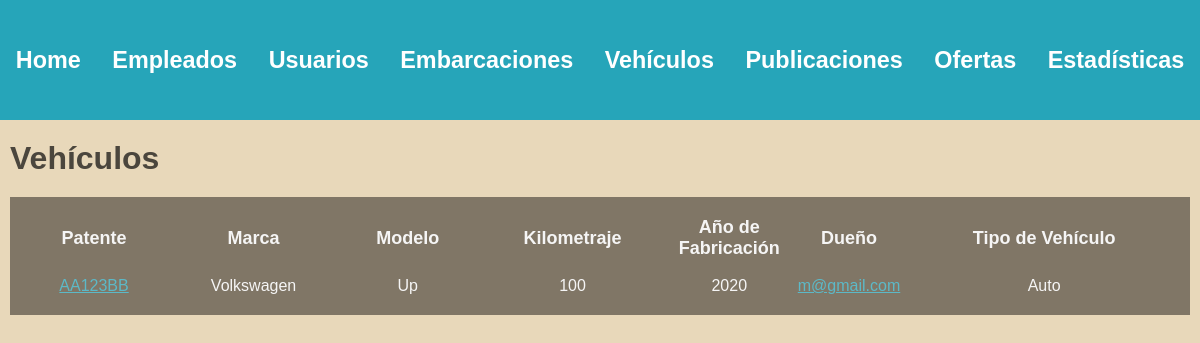
The app's page /administrador/vehiculos/ (signed in), older data.
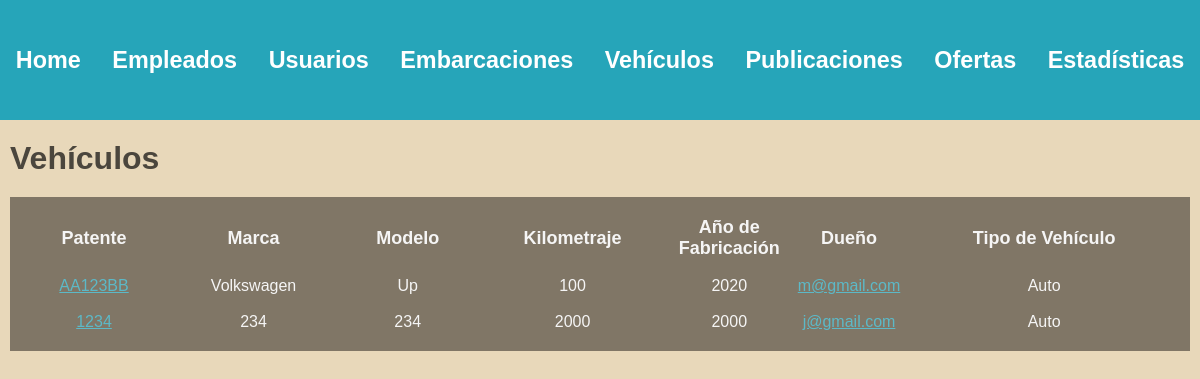
The same page, newer data.
### vehiculos/models.py (models this page shows)
class Vehiculo(models.Model):
    patente = models.CharField(max_length=100, unique=True)
    marca = models.CharField(max_length=100)
    modelo = models.CharField(max_length=100)
    tipo = models.ForeignKey(TipoVehiculo, on_delete=models.SET_NULL, null=True)
    año_fabricacion = models.DecimalField(max_digits=4, decimal_places=0, default=2000)
    kilometraje = models.DecimalField(max_digits=10, decimal_places=0, default=0)
    dueño = models.ForeignKey(Usuario, on_delete=models.CASCADE)

class TipoVehiculo(models.Model):
    clase = models.CharField(max_length=50, unique=True)

### usuarios/models.py (models this page shows, shortened)
class Usuario(AbstractBaseUser, PermissionsMixin):
    nombre = models.CharField(max_length=50)
    apellido = models.CharField(max_length=50)
    fecha_nacimiento = models.DateField()
    telefono = models.CharField(max_length=13)
    mail = models.EmailField(max_length=50, unique=True)
    password = models.CharField(max_length=128)
    is_staff= models.BooleanField(default=False)
    is_blocked= models.BooleanField(default=False)
    USERNAME_FIELD = 'mail'
    REQUIRED_FIELDS = ['nombre', 'apellido', 'fecha_nacimiento', 'telefono']

### administrador/views.py (the view)
# urls.py: path('administrador/vehiculos/', views.listar_vehiculos, name='lista vehiculos'),
@login_required(login_url=reverse_lazy('home'))
def listar_vehiculos(request):
    user = request.user
    if not user.is_superuser:
        return redirect('home')
    vehiculos = Vehiculo.objects.exclude(patente__startswith='*')
    return render(request, 'vehicles.html', {'vehiculos': vehiculos})

### autenticacion/backend.py (called while the page is built)
    def get_user(self, user_id):
        UserModel = get_user_model()
        try:
            return UserModel.objects.get(pk=user_id)
        except UserModel.DoesNotExist:
            return None

### administrador/templates/vehicles.html (shortened to what this page needs)
{% extends 'layouts/navbar.html' %}
{% block content %}
<div class="header">
    <h1>Vehículos</h1>
</div>
{% if vehiculos %}
    <table>
        <thead>
            <tr>
                <th>Patente</th>
                <th>Marca</th>
                <th>Modelo</th>
                <th>Kilometraje</th>
                <th>Año de Fabricación</th>
                <th>Dueño</th>
                <th>Tipo de Vehículo</th>
            </tr>
        </thead>
        <tbody>
            {% for vehiculo in vehiculos %}
                <tr>
                    <td>
                        <a href="{% url 'ver detalle vehiculo' vehiculo.id 0 %}"> {{vehiculo.patente}} </a>
                    </td>
                    <td>{{ vehiculo.marca }}</td>
                    <td>{{ vehiculo.modelo }}</td>
                    <td>{{ vehiculo.kilometraje }}</td>
                    <td>{{ vehiculo.año_fabricacion }}</td>
                    <td>
                        <a href="{% url 'ver perfil' vehiculo.dueño.id %}"> {{vehiculo.dueño}} </a>
                    </td>
                    <td>{{ vehiculo.tipo.clase }}</td>
                </tr>
            {% endfor %}
        </tbody>
    </table>
{% else %}
    <h3>No existen vehículos en la plataforma.</h3>
{% endif %}
{% endblock %}

Row changes from the older to the newer data that the page shows:
added Vehiculo: patente "1234", marca "234", modelo "234", kilometraje "2000", año_fabricacion "2000", dueño "j@gmail.com", tipo.clase "Auto"
